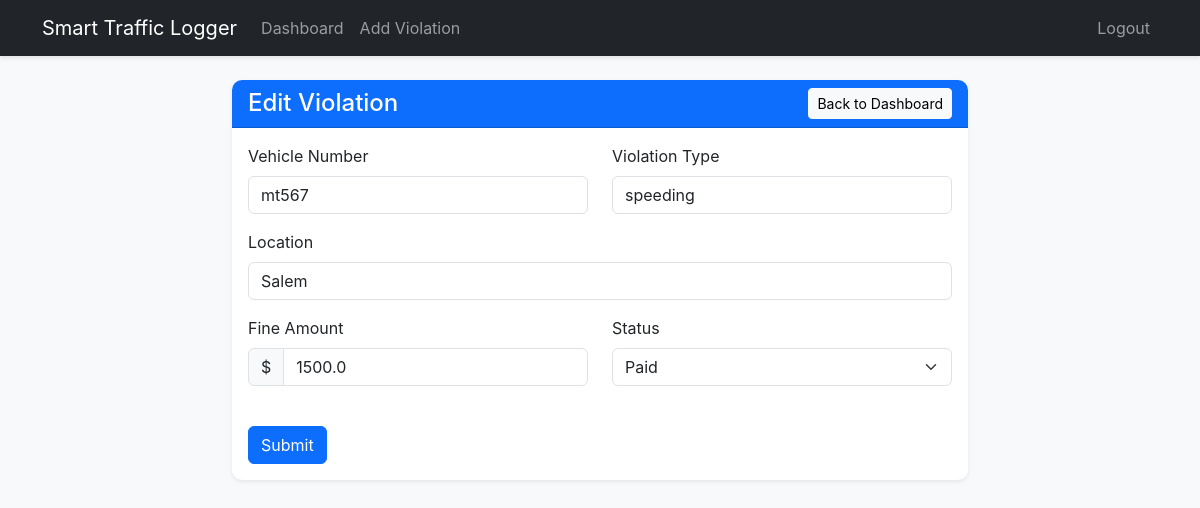
The app's page /admin/edit/2 (signed in) with its own data.
### app/models.py (models this page shows, shortened)
class Violation(db.Model):
    id = db.Column(db.Integer, primary_key=True)
    vehicle_number = db.Column(db.String(20), index=True, nullable=False)
    violation_type = db.Column(db.String(100), nullable=False)
    location = db.Column(db.String(150), nullable=False)
    date = db.Column(db.DateTime, index=True, default=datetime.utcnow, nullable=False)
    fine_amount = db.Column(db.Float, nullable=False)
    status = db.Column(db.String(20), index=True, default='Unpaid', nullable=False) # Paid or Unpaid
    qr_code_path = db.Column(db.String(255), nullable=True)

### app/routes/admin.py (the view)
@admin_bp.route('/edit/<int:id>', methods=['GET', 'POST'])
def edit_violation(id):
    violation = Violation.query.get_or_404(id)
    form = ViolationForm()
    if form.validate_on_submit():
        violation.vehicle_number = form.vehicle_number.data
        violation.violation_type = form.violation_type.data
        violation.location = form.location.data
        violation.fine_amount = form.fine_amount.data
        violation.status = form.status.data
        db.session.commit()
        flash('Violation has been updated.', 'success')
        return redirect(url_for('admin.dashboard'))
    elif request.method == 'GET':
        form.vehicle_number.data = violation.vehicle_number
        form.violation_type.data = violation.violation_type
        form.location.data = violation.location
        form.fine_amount.data = violation.fine_amount
        form.status.data = violation.status
    return render_template('admin/violation_form.html', title='Edit Violation', form=form, legend='Edit Violation')

### app/forms.py
class ViolationForm(FlaskForm):
    vehicle_number = StringField('Vehicle Number', validators=[DataRequired(), Length(max=20)])
    violation_type = StringField('Violation Type', validators=[DataRequired(), Length(max=100)])
    location = StringField('Location', validators=[DataRequired(), Length(max=150)])
    fine_amount = FloatField('Fine Amount', validators=[DataRequired()])
    status = SelectField('Status', choices=[('Unpaid', 'Unpaid'), ('Paid', 'Paid')], validators=[DataRequired()])
    submit = SubmitField('Submit')

### app/models.py (called while the page is built)
@login_manager.user_loader
def load_user(id):
    return User.query.get(int(id))

### app/routes/admin.py (called while the page is built)
@admin_bp.before_request
@login_required
def require_login():
    pass

### app/templates/admin/violation_form.html (shortened to what this page needs)
{% extends "base.html" %}
{% block content %}
<div class="row justify-content-center">
    <div class="col-md-8">
        <div class="card shadow-sm">
            <div class="card-header bg-primary text-white d-flex justify-content-between align-items-center">
                <h4 class="mb-0">{{ legend }}</h4>
                <a href="{{ url_for('admin.dashboard') }}" class="btn btn-sm btn-light">Back to Dashboard</a>
            </div>
            <div class="card-body">
                <form action="" method="post" novalidate>
                    <div class="row">
                        <div class="col-md-6 mb-3">
                            {{ form.vehicle_number.label(class="form-label") }}
                            {{ form.vehicle_number(class="form-control") }}
                        </div>
                        <div class="col-md-6 mb-3">
                            {{ form.violation_type.label(class="form-label") }}
                            {{ form.violation_type(class="form-control") }}
                        </div>
                    </div>
                    <div class="mb-3">
                        {{ form.location.label(class="form-label") }}
                        {{ form.location(class="form-control") }}
                    </div>
                    <div class="row">
                        <div class="col-md-6 mb-3">
                            {{ form.fine_amount.label(class="form-label") }}
                            <div class="input-group">
                                <span class="input-group-text">$</span>
                                {{ form.fine_amount(class="form-control") }}
                            </div>
                        </div>
                        <div class="col-md-6 mb-3">
                            {{ form.status.label(class="form-label") }}
                            {{ form.status(class="form-select") }}
                        </div>
                    </div>
                    <div class="mt-4">
                        {{ form.submit(class="btn btn-primary") }}
                    </div>
                </form>
            </div>
        </div>
    </div>
</div>
{% endblock %}

### app/static/css/style.css (style rules this page uses)
body { background-color: #f8f9fa; font-family: 'Inter', -apple-system, BlinkMacSystemFont, "Segoe UI", Roboto, "Helvetica Neue", Arial, sans-serif; }
.card { border: none; border-radius: 10px; }
.card-header { border-radius: 10px 10px 0 0 !important; }
.btn { transition: all 0.3s ease; }

### records on screen
Violation: vehicle_number "mt567", violation_type "speeding", location "Salem", fine_amount "1500.0", status "Paid"

### other values on screen
{{ legend }} "Edit Violation"
